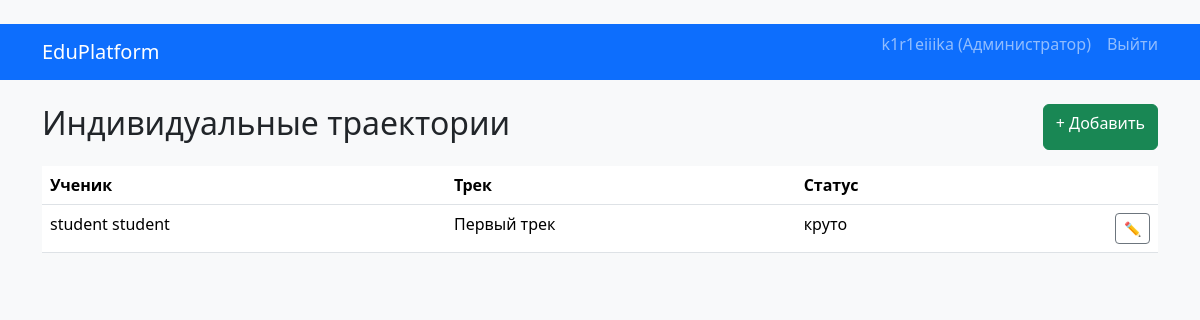
Page /trajectories/ (signed in) on the earlier database version.
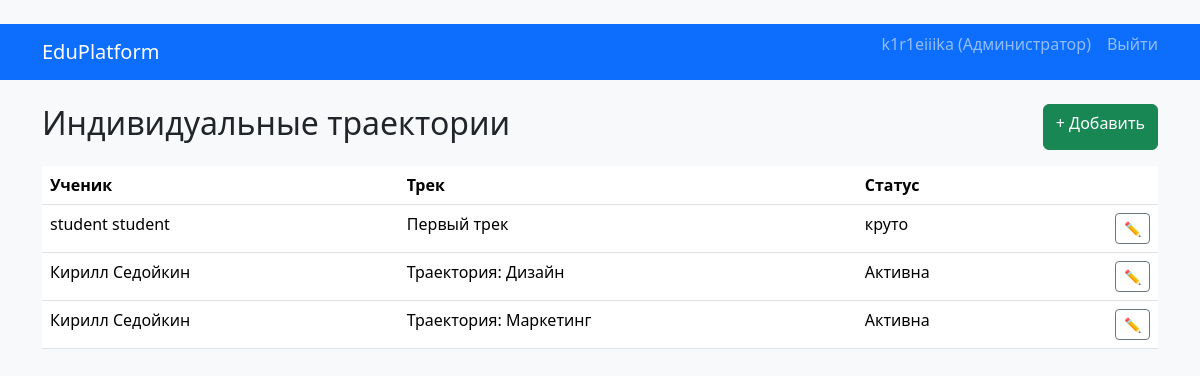
Same page on the later database version.
### apps/trajectories/models.py (models this page shows, shortened)
class IndividualTrajectory(models.Model):
    student = models.ForeignKey(
        Student,
        on_delete=models.CASCADE,
        related_name="trajectories",
        verbose_name="Обучающийся"
    )
    track = models.ForeignKey(
        Track,
        on_delete=models.CASCADE,
        verbose_name="Образовательный трек"
    )
    category = models.ForeignKey(
        "education.CourseCategory",
        on_delete=models.SET_NULL,
        null=True, blank=True,
        verbose_name="Категория"
    )
    start_date = models.DateField(
        verbose_name="Дата начала"
    )
    status = models.CharField(
        max_length=100,
        verbose_name="Статус траектории"
    )
    goals = models.TextField(
        verbose_name="Цели обучения"
    )
    class Meta:
        verbose_name = "Индивидуальная траектория"
        verbose_name_plural = "Индивидуальные траектории"
        unique_together = ("student", "track")

### apps/students/models.py (models this page shows)
class Student(models.Model):
    user = models.OneToOneField(
        User, on_delete=models.CASCADE, primary_key=True,
        verbose_name="Пользователь"
    )
    birth_date = models.DateField(verbose_name="Дата рождения")
    education_level = models.CharField(max_length=100, verbose_name="Уровень образования")
    interests = models.TextField(blank=True, verbose_name="Интересы")
    study_status = models.CharField(max_length=100, verbose_name="Статус обучения")
    initial_password = models.CharField(
        max_length=100, blank=True, default="",
        verbose_name="Начальный пароль",
        help_text="Сохраняется при создании ребёнка родителем"
    )
    class Meta:
        verbose_name = "Обучающийся"
        verbose_name_plural = "Обучающиеся"
    def __str__(self):
        return self.user.get_full_name()

### apps/users/models.py (models this page shows, shortened)
class User(AbstractBaseUser, PermissionsMixin):
    class Role(models.TextChoices):
        STUDENT = "student", "Обучающийся"
        PARENT = "parent", "Родитель"
        MENTOR = "mentor", "Наставник"
        ADMIN = "admin", "Администратор"
    username = models.CharField(
        max_length=50,
        unique=True,
        verbose_name="Никнейм"
    )
    email = models.EmailField(
        unique=True,
        verbose_name="Email"
    )
    first_name = models.CharField(max_length=100, verbose_name="Имя")
    last_name = models.CharField(max_length=100, verbose_name="Фамилия")
    role = models.CharField(
        max_length=20,
        choices=Role.choices,
        verbose_name="Роль",
        null=True,
        blank=True,
    )
    phone = models.CharField(
        max_length=20,
        blank=True,
        verbose_name="Телефон"
    )
    avatar = models.ImageField(
        upload_to="avatars/",
        blank=True,
        null=True,
        verbose_name="Аватар"
    )
    is_active = models.BooleanField(default=True, verbose_name="Активен")
    is_staff = models.BooleanField(default=False, verbose_name="Доступ в админку")
    date_joined = models.DateTimeField(
        default=timezone.now,
        verbose_name="Дата регистрации"
    )
    USERNAME_FIELD = "username"
    REQUIRED_FIELDS = ["email", "first_name", "last_name"]
    objects = UserManager()
    def get_full_name(self):
        return f"{self.first_name} {self.last_name}"
    class Meta:
        verbose_name = "Пользователь"
        verbose_name_plural = "Пользователи"

### apps/education/models.py (models this page shows, shortened)
class Track(models.Model):
    name = models.CharField(max_length=200, verbose_name="Название")
    description = models.TextField(verbose_name="Описание")
    format = models.CharField(max_length=50, verbose_name="Формат")
    difficulty = models.CharField(max_length=50, verbose_name="Уровень сложности")
    class Meta:
        verbose_name = "Образовательный трек"
        verbose_name_plural = "Образовательные треки"

### apps/trajectories/views.py (the view)
# urls.py: path("", TrajectoryListView.as_view(), name="trajectory_list"),
class TrajectoryListView(RoleRequiredMixin, ListView):
    model = IndividualTrajectory
    template_name = "trajectories/trajectory_list.html"
    context_object_name = "items"
    allowed_roles = (User.Role.ADMIN, User.Role.MENTOR)

### apps/common/mixins.py (called while the page is built)
    def dispatch(self, request, *args, **kwargs):
        if not self.allowed_roles:
            return super().dispatch(request, *args, **kwargs)
        if not hasattr(request.user, "role"):
            return redirect("login")
        if request.user.role not in self.allowed_roles:
            return redirect("login")
        return super().dispatch(request, *args, **kwargs)

### templates/trajectories/trajectory_list.html (shortened to what this page needs)
﻿{% extends "base.html" %}
{% block content %}
<div class="d-flex justify-content-between mb-3">
  <h2>Индивидуальные траектории</h2>
  <a href="{% url 'trajectory_create' %}" class="btn btn-success">
    + Добавить
  </a>
</div>
<table class="table table-hover">
  <thead>
    <tr>
      <th>Ученик</th>
      <th>Трек</th>
      <th>Статус</th>
      <th></th>
    </tr>
  </thead>
  <tbody>
    {% for t in items %}
      <tr>
        <td>{{ t.student }}</td>
        <td>{{ t.track.name }}</td>
        <td>{{ t.status }}</td>
        <td class="text-end">
          <a href="{% url 'trajectory_edit' t.id %}" class="btn btn-sm btn-outline-secondary">
            ✏️
          </a>
        </td>
      </tr>
    {% endfor %}
  </tbody>
</table>
{% endblock %}

Differences in the rows shown:
added IndividualTrajectory: student "Кирилл Седойкин", track.name "Траектория: Дизайн", status "Активна"
added IndividualTrajectory: student "Кирилл Седойкин", track.name "Траектория: Маркетинг", status "Активна"
